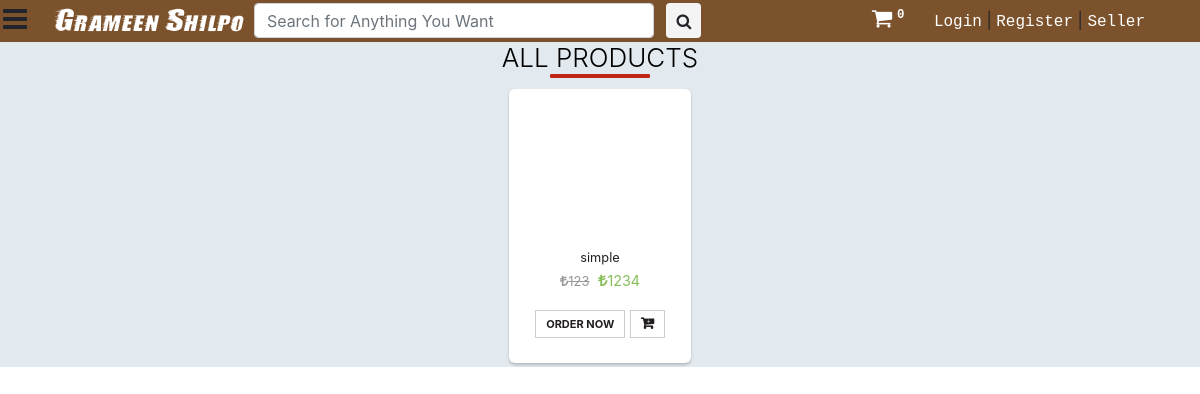
The app's page /search/, older data.
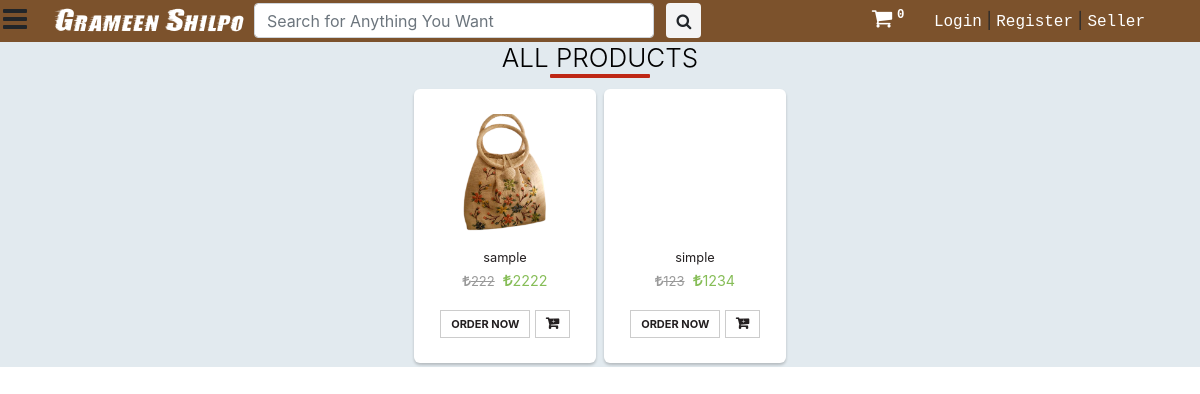
The same page, newer data.
### saler/models.py (models this page shows, shortened)
class Product(models.Model):
	GST_CHOICES = (("0",'0'),("3",'3'),("5",'5'),("12",'12'),("18",'18'),("28",'28'))
	product_id = models.BigAutoField(primary_key=True)
	product_id2 = models.CharField(max_length=100,default='')
	shop = models.ForeignKey(User, on_delete=models.CASCADE,default='')
	product_name = models.CharField(max_length=100)
	category = models.ForeignKey(category, default="", verbose_name="Category", on_delete=models.SET_DEFAULT, null=True)
	subcategory = models.CharField(max_length=50, default="")
	price = models.IntegerField(default=0)
	price_not = models.IntegerField(default=999)
	desc = models.TextField()
	gst = models.CharField(default='0',max_length=3,choices=GST_CHOICES)
	pub_date = models.DateField(auto_now=True)
	image1 = models.ImageField(upload_to='products/images', default="",null=True)
	image2 = models.ImageField(upload_to='products/images', default="",null=True,blank=True)
	image3 = models.ImageField(upload_to='products/images', default="",null=True,blank=True)
	image4 = models.ImageField(upload_to='products/images', default="",null=True,blank=True)
	image5 = models.ImageField(upload_to='products/images', default="",null=True,blank=True)

### main/views.py (the view)
# urls.py: path('search/', views.search, name="search"),
def search(request):
	query = request.GET.get('query', '')
	prods = []
	for prod in [i for i in Product.objects.all() ]:
		if query.lower() in prod.product_name.lower() or query.lower() in prod.desc.lower() or query.lower() in prod.subcategory.lower():
			prods.append([prod,[item for item in ProductSize.objects.filter(product=prod)]])
	params = {
		'product':prods,
		'cart_element_no' : len([p for p in Cart.objects.all() if p.user == request.user]),
		'category':category.objects.all(),
		}
	return render(request, 'main/view_all.html', params)

### main/templatetags/app_tags.py (called while the page is built)
@register.filter(name='split')
def split(str, key):
    return str.split(key)

### saler/models.py (called while the page is built)
	def __str__(self):
		return f'{self.name}'

### main/templates/main/view_all.html (shortened to what this page needs)
{% extends 'main/base.html' %}
{% load static %}
{% block main_body %}
<div class="container-fluid" style="background-color: #e2eaef;">
		<h2>All <b>{{catg}}</b> Products</h2>
		<div class="row pt-1" style="justify-content: center;">
			{% for i in product reversed %}
			<div class="p-1 prod1212">
				<a href="{% url 'home' %}product/{{i.0.product_id}}" style="text-decoration: none; color: #231f20">
				<div class="thumb-wrapper">
					<div class="img-box">
						<img src="{{i.0.image1.url}}" class="img-responsive img-fluid" alt="">
					</div>
					<div class="thumb-content">
						<small>{{i.0.product_name}}</small>
						<p class="item-price"><strike><i class="fa fa-try"
														aria-hidden="true"></i>{{i.0.price_not}}</strike> <span><i class="fa fa-try"
												aria-hidden="true"></i>{{i.0.price}}</span></p>
						<div>
							{% if i.1 %}
							<a p_id="{{i.0.product_id}}" class="btn btn-primary oprbtn" id="ord{{i.0.product_id}}">Order Now</a>
							<a p_id="{{i.0.product_id}}" class="btn btn-primary oprbtn"  style="padding: 5px 10px 5px 5px;" id="atc{{i.0.product_id}}"><i class="fa fa-cart-plus" aria-hidden="true"></i></a>
										{% endif %}
						</div>
					</div>
				</div>
				</a>
			</div>
			{% endfor %}
		</div>
</div>
{% endblock main_body %}

Row changes from the older to the newer data that the page shows:
added Product: image1 (picture), product_name "sample", price_not "222", price "2222"
